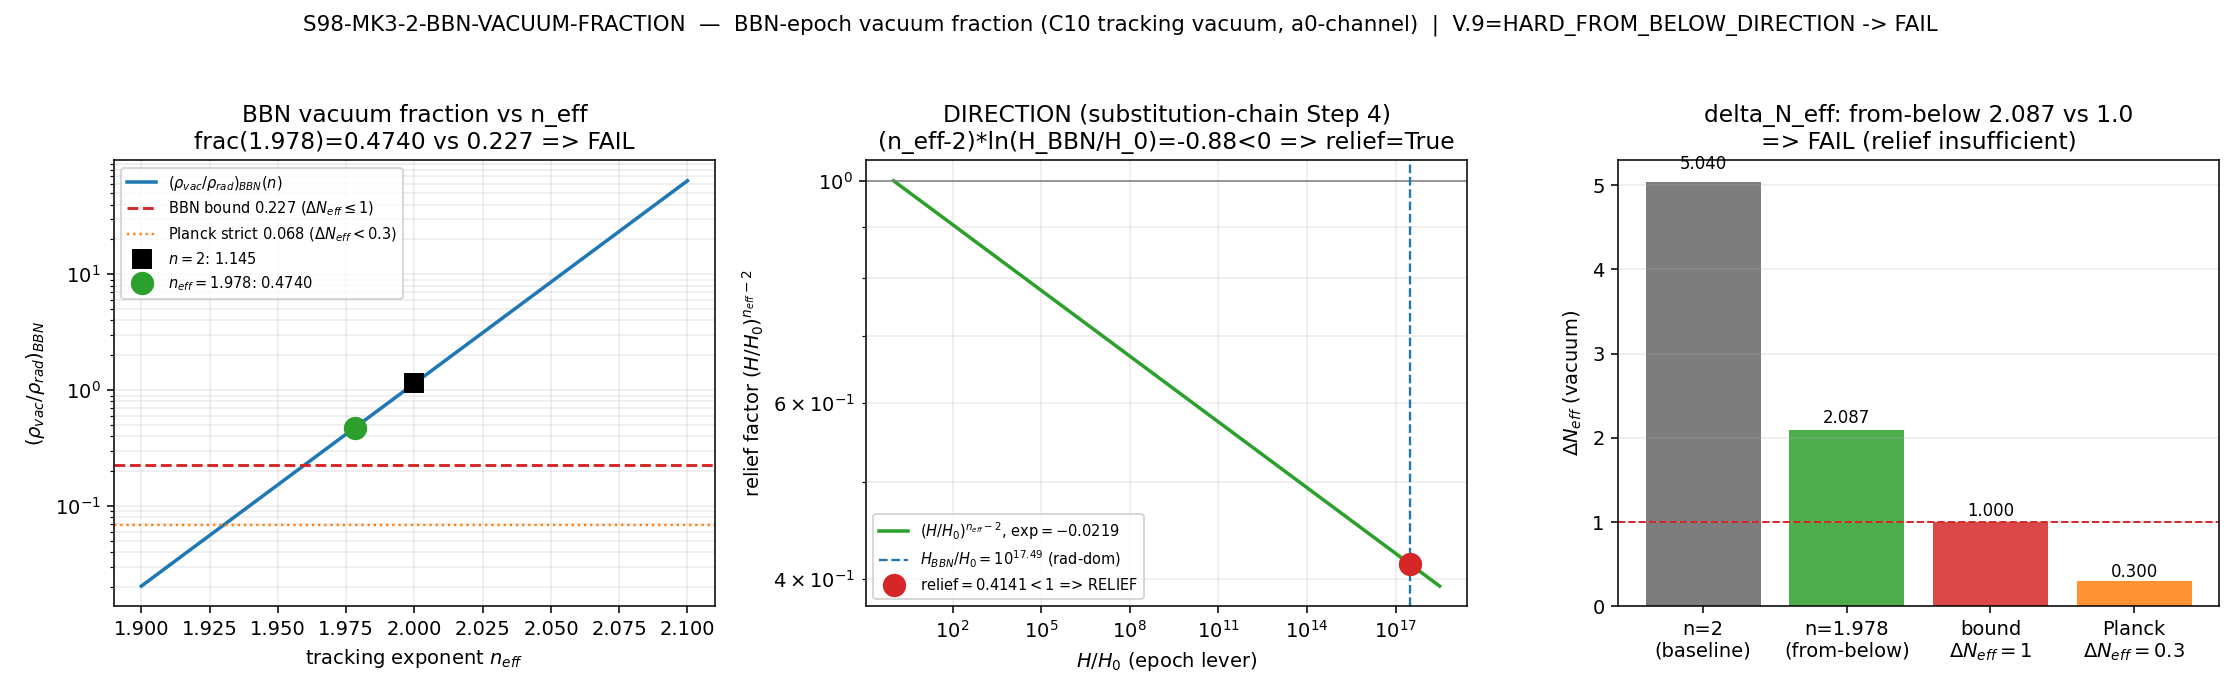

Generate this figure with Python:
"""
S98-MK3-2-BBN-VACUUM-FRACTION  —  Wave 2 (mack-cosmic-bridge)

Propagate n_eff = 1.978 (approach-from-BELOW) into the BBN-epoch vacuum-energy
fraction rho_vac/rho_rad and test against the observational BBN bound.

SUBSTRATE FRAMING (phononic-framing.md — IS not IN):
  The BBN-epoch vacuum fraction IS the C10 tracking vacuum (a_0-channel) evaluated
  at nucleosynthesis (z ~ 1e9, T_BBN ~ 1 MeV). rho_vac ~ alpha_V M_Pl^2 H^{n_eff} is
  the substrate's zero-point + condensate energy (a_0 Seeley-DeWitt ZEROTH moment)
  TRACKING the Hubble rate — NOT a cosmological-constant term added IN a Friedmann
  container (that inversion is forbidden). The modified Friedmann
      H^2 = (8 pi G / 3) (rho_rad + rho_vac)
  is the emergent a_2-channel (gravity) sourced by the a_0-channel vacuum + radiation.
  Arrow:
      D_K eigenvalues -> a_0 zeroth moment -> rho_vac ~ H^{n_eff} tracking
      -> BBN-epoch rho_vac/rho_rad -> delta_N_eff -> BBN bound (mack-owned falsifier).

UPSTREAM (V.9 = S98-MK3-1-C10-SUBLEADING-SIGN, closed PASS):
  divergence_type=A AND C_meas_well_conditioned=True => v10_disposition =
  HARD_FROM_BELOW_DIRECTION. The from-below SIGN (n_eff<2) is PINNED, not assumed.
  Read from s98_mk3_1_c10_subleading_sign.npz.

METHOD (plan §W2-3 — closed-form single epoch-lever evaluation; NO new spectrum):
  Resolve the SINGLE substrate-justified epoch lever X. BBN is RADIATION-DOMINATED
  (z~1e9, T_BBN_GeV=1e-3) => X is the BBN redshift/temperature lever, NOT the
  transit/GUT one (log10 X ~ 18, the rad-dom BBN value, vs ~27 transit). Evaluate the
  fraction at n_eff=2 (baseline) AND n_eff=1.978 (from-below) and compare to the bound.

  The DILUTION-CC-66 normalization fixes alpha_V at the present epoch:
      rho_vac(H_0) = rho_vac_over_rho_obs * rho_obs  =>  alpha_V M_Pl^2 H_0^{n_eff} fixed.
  At BBN, the substrate radiation bath (quasiparticle thermal bath at T_BBN) has
      rho_rad_BBN = (pi^2/30) g_star_BBN T_BBN^4,
  and the radiation-dominated Friedmann relation gives
      H_BBN = sqrt(rho_rad_BBN / (3 M_Pl^2))   [reduced M_Pl; H^2 = rho/(3 M_Pl^2)].
  Then (S66 T.3 direct path):
      rho_vac(H_BBN) = rho_vac(H_0) * (H_BBN/H_0)^{n_eff}
      (rho_vac/rho_rad)_BBN = rho_vac(H_BBN) / rho_rad_BBN.

  DIRECTION (relief vs worsening) is DERIVED from the substitution chain Step 4
  (sign of (n_eff-2)*ln(H_BBN/H_0)), NOT assumed from the context-file "relief" framing.

GATE: PASS/FAIL/INFO are ALL valid results; exit 0 regardless. Verdict is DATA.
  PASS iff (rho_vac/rho_rad)_BBN(n_eff=1.978) <= 0.227 AND V.9 type-A&clean (sign pinned).
  FAIL iff the from-below relief is INSUFFICIENT (fraction > 0.227) with sign pinned.
  INFO iff V.9 type-B (sign soft) / UNDETERMINED iff V.9 ill-conditioned.
"""

from __future__ import annotations

import hashlib
import json
import os
import sys
import time
from pathlib import Path

os.environ.setdefault("OMP_NUM_THREADS", "8")
os.environ.setdefault("MKL_NUM_THREADS", "8")

import numpy as np  # noqa: E402

import matplotlib  # noqa: E402

matplotlib.use("Agg")
import matplotlib.pyplot as plt  # noqa: E402

# -----------------------------------------------------------------------------
# Section 1 — Paths + canonical-constants import
# -----------------------------------------------------------------------------
SHARED_DIR = Path(__file__).resolve().parent.parent / "_shared"   # computations/_shared
SESSION_DIR = Path(__file__).resolve().parent                     # computations/session-98
PROJECT_ROOT = SESSION_DIR.parent.parent                          # repo root
SESSION_DIR.mkdir(parents=True, exist_ok=True)

sys.path.insert(0, str(SHARED_DIR))
from canonical_constants import (  # noqa: E402
    M_Pl_reduced,
    T_BBN_GeV,
    g_star_BBN,
    rho_vac_over_rho_obs,
    rho_crit_GeV4,
    H_0_GeV,
    z_BBN,
    a_0_FW_zeta,
    M_KK,
    tau_fold,
)

GATE_ID = "S98-MK3-2-BBN-VACUUM-FRACTION"
SCHEME = "FW"
CONVENTION = "ABSOLUTE"
L_MAX = "N/A"                      # closed-form epoch-lever scalar; no spectrum truncation axis
SCHEMA_VERSION = "S87+"

VERDICT_TXT = SESSION_DIR / "s98_gate_verdicts.txt"
NPZ_OUT = SESSION_DIR / "s98_mk3_2_bbn_vacuum_fraction.npz"
PNG_OUT = SESSION_DIR / "s98_mk3_2_bbn_vacuum_fraction.png"

CANONICAL_PY = SHARED_DIR / "canonical_constants.py"
C10_NPZ = PROJECT_ROOT / "computations" / "session-97" / "s97_w2_2_c10_n_exponent.npz"
V9_NPZ = SESSION_DIR / "s98_mk3_1_c10_subleading_sign.npz"

INPUT_FILES = [CANONICAL_PY, C10_NPZ, V9_NPZ]

# -----------------------------------------------------------------------------
# Section 2 — Pre-registered machinery pins (plan §W2-3 machinery_pin_map)
# -----------------------------------------------------------------------------
N_EVAL = 1                         # single epoch-lever evaluation (epoch X SINGLE-pinned)  # (local)
# bbn_vacuum_fraction_bound: delta_N_eff(vacuum) = (rho_vac/rho_rad)/(7/8*(4/11)^{4/3});
# delta_N_eff <= 1 <=> rho_vac/rho_rad <= 0.227  (S66 mack-qa-workshop; conservative ceiling).
# DERIVED substrate-first/observational (NOT a placeholder); gate threshold => (local).
BBN_VACUUM_FRACTION_BOUND = 7.0 / 8.0 * (4.0 / 11.0) ** (4.0 / 3.0)   # 0.227107...    # (local)
PLANCK_STRICT_SUBBAND = 0.3 * BBN_VACUUM_FRACTION_BOUND               # 0.068 (dN<0.3)  # (local)
PUBLICATION_PRECISION = 4          # BBN fraction cited downstream into Atlas-04 C10 / Window-8  # (local)
# regulator_pin: a_0^{zeta} — rho_vac is the a_0-channel tracking vacuum (zeta-regulated
# zeroth Seeley-DeWitt moment). a_0_FW_zeta = 6440.0.


# -----------------------------------------------------------------------------
# Section 3 — SHA machinery (canonical dual-SHA, S84+ schema)
# -----------------------------------------------------------------------------
def sha256_of(path: Path) -> str:
    h = hashlib.sha256()  # (local)
    try:
        h.update(path.read_bytes())
    except OSError:
        return ""
    return h.hexdigest()


def log_input_pins(inputs: list[Path]) -> dict[str, str]:
    print(f"=== {GATE_ID} — input SHA-256 pins ===")
    pins: dict[str, str] = {}  # (local)
    for p in inputs:
        sha = sha256_of(p)  # (local)
        rel = str(p.relative_to(PROJECT_ROOT)).replace("\\", "/")  # (local)
        print(f"  {rel}: {sha[:16]}...")
        pins[rel] = sha
    return pins


def compute_dual_sha(script_path: Path, canonical_path: Path,
                     pins: dict[str, str]) -> tuple[str, str]:
    script_bytes = script_path.read_bytes() if script_path.exists() else b""   # (local)
    canonical_bytes = canonical_path.read_bytes() if canonical_path.exists() else b""  # (local)
    pinmap_json = json.dumps(dict(sorted(pins.items())),
                             separators=(",", ":"), sort_keys=True).encode("utf-8")  # (local)
    h_audit = hashlib.sha256()  # (local)
    h_audit.update(script_bytes)
    h_audit.update(canonical_bytes)
    h_audit.update(pinmap_json)
    h_content = hashlib.sha256()  # (local)
    h_content.update(script_bytes)
    return h_audit.hexdigest(), h_content.hexdigest()


# -----------------------------------------------------------------------------
# Section 4 — V.9 conditioning-flag read (upstream sign-disposition)
# -----------------------------------------------------------------------------
def read_v9_conditioning() -> dict:
    """Read V.9's two booleans + v10 disposition. Per the EMERGENCE-1 truth-table:
       (A,True) -> HARD_FROM_BELOW_DIRECTION (sign PINNED; V.10 PASS/FAIL on magnitude).
       (B,True) -> sign SOFT (V.10 capped at INFO).
       (A/B,False) -> sign UNDETERMINED (V.10 emits UNDETERMINED INFO-token)."""
    if not V9_NPZ.exists():
        return {"present": False, "divergence_type": None,
                "C_meas_well_conditioned": None, "v10_disposition": "ABSENT",
                "from_below": None, "n_eff_T61": None}
    d9 = np.load(V9_NPZ, allow_pickle=True)  # (local)
    div = str(d9["divergence_type"])                       # (local) 'A' or 'B'
    cond = bool(d9["C_meas_well_conditioned"])             # (local)
    disp = str(d9["v10_disposition"])                      # (local)
    fb = bool(d9["from_below"]) if "from_below" in d9.files else None  # (local)
    neff9 = float(d9["n_eff_T61"]) if "n_eff_T61" in d9.files else None  # (local)
    return {"present": True, "divergence_type": div,
            "C_meas_well_conditioned": cond, "v10_disposition": disp,
            "from_below": fb, "n_eff_T61": neff9}


# -----------------------------------------------------------------------------
# Section 5 — Compute (closed-form epoch-lever; substitution chain Steps 1-5)
# -----------------------------------------------------------------------------
def compute(v9: dict) -> dict:
    # --- substrate departure law: n_eff (approach-from-below) from the S97 npz ---
    d7 = np.load(C10_NPZ, allow_pickle=True)  # (local)
    n_eff = float(d7["n_eff_T61"])                         # 1.978110506244663
    n_base = 2.0                                           # (local) Volovik a_0-channel baseline rho_vac~H^2
    C_meas = float(d7["C_direct"])                         # -0.021889 (from-below anharmonicity)

    # --- present-epoch anchors (canonical) ---
    M_Pl = M_Pl_reduced                                   # reduced Planck mass 2.435e18 GeV
    H0 = H_0_GeV                                           # 1.438e-42 GeV
    rho_obs = rho_crit_GeV4                                # 4.08e-47 GeV^4 (critical density today)
    # DILUTION-CC-66: rho_vac(H_0) = rho_vac_over_rho_obs * rho_obs (fixes alpha_V normalization)
    rho_vac_0 = rho_vac_over_rho_obs * rho_obs             # (local)

    # --- BBN epoch (the SINGLE substrate-justified lever X = BBN rad-dom, z~1e9) ---
    T = T_BBN_GeV                                          # 1e-3 GeV (~1 MeV)
    g = g_star_BBN                                         # 10.75
    rho_rad_BBN = (np.pi ** 2 / 30.0) * g * T ** 4         # (local) substrate quasiparticle bath
    # radiation-dominated Friedmann: H^2 = rho/(3 M_Pl^2)  (reduced M_Pl convention)
    H_BBN = np.sqrt(rho_rad_BBN / (3.0 * M_Pl ** 2))       # (local)
    H_ratio = H_BBN / H0                                   # (local) H_BBN/H_0
    X = float(np.log(H_ratio))                             # (local) epoch lever ln(H_BBN/H_0)
    log10_X = float(np.log10(H_ratio))                     # (local) ~17.49 => rad-dom BBN, NOT ~27 transit

    # --- substitution chain Step 4: DIRECTION read-off (DERIVED, both signs verified) ---
    exp_below = n_eff - n_base                             # (local) -0.021889 < 0
    sign_exp_neg = bool(exp_below < 0.0)                   # (local) (n_eff-2) < 0 ?
    sign_lever_pos = bool(X > 0.0)                         # (local) ln(H_BBN/H_0) > 0 ?
    # relief iff (n_eff-2)*ln(H_BBN/H_0) < 0  (less vacuum at BBN)
    relief_product = exp_below * X                         # (local)
    relief_direction = bool(relief_product < 0.0)          # (local) True => RELIEF
    relief_factor = float(H_ratio ** exp_below)            # (local) (H_BBN/H_0)^(n_eff-2); <1 => relief

    # --- Step 5: BBN vacuum fraction (direct S66 T.3 path) ---
    rho_vac_BBN_base = rho_vac_0 * (H_ratio ** n_base)     # (local) n=2 baseline
    rho_vac_BBN_below = rho_vac_0 * (H_ratio ** n_eff)     # (local) from-below
    frac_base = float(rho_vac_BBN_base / rho_rad_BBN)      # (local) (rho_vac/rho_rad)_BBN at n=2
    frac_below = float(rho_vac_BBN_below / rho_rad_BBN)    # (local) at n_eff=1.978
    # consistency: frac_below/frac_base must == relief_factor
    consistency_ratio = float(frac_below / frac_base)      # (local) == relief_factor

    # --- delta_N_eff equivalents ---
    dNeff_base = frac_base / BBN_VACUUM_FRACTION_BOUND     # (local)
    dNeff_below = frac_below / BBN_VACUUM_FRACTION_BOUND   # (local)

    # --- EDGE-CASE robustness: alt present-normalization (photon-only today) ---
    # (NOT the canonical path; a Mack-style probe that the verdict does not hinge on the
    #  present-ratio choice. Today is matter/Lambda-dom, so the DIRECT rad-bath path above
    #  is the substrate-justified one; this alt over-counts because it ignores the g_* jump.)
    from canonical_constants import T_CMB_GeV
    rho_rad_0_photon = (np.pi ** 2 / 30.0) * 2.0 * T_CMB_GeV ** 4   # (local)
    ratio0_photon = rho_vac_0 / rho_rad_0_photon                    # (local)
    frac_below_alt = float(ratio0_photon * relief_factor)          # (local)
    verdict_robust = bool((frac_below > BBN_VACUUM_FRACTION_BOUND)
                          == (frac_below_alt > BBN_VACUUM_FRACTION_BOUND))  # (local)

    # --- 3-tuple verdict (schema-v2) ---
    # sign: predicted relief direction (Step 4) vs computed. Predicted: (n_eff-2)<0 AND
    #   ln(H_BBN/H_0)>0 => relief (less vacuum). PASS iff computed relief_direction matches.
    sign_verdict = "PASS" if (relief_direction and sign_exp_neg and sign_lever_pos) else "FAIL"  # (local)
    # magnitude: |frac_below| vs bound. PASS iff <= bound; FAIL iff > bound.
    magnitude_verdict = "PASS" if frac_below <= BBN_VACUUM_FRACTION_BOUND else "FAIL"  # (local)
    # regime: closed-form scalar epoch-lever; no small-parameter expansion to breach => VALID.
    regime_verdict = "VALID"                                # (local)

    # --- V.9 conditioning gate on the composite ---
    #   V.9 PASS (A,True) => sign PINNED => composite = collapse(sign,magnitude,regime).
    #   V.9 INFO (B,True) => sign SOFT => composite capped at INFO.
    #   V.9 FAIL ((*,False)) => UNDETERMINED (INFO-token).
    v9_hard = (v9["present"] and v9["divergence_type"] == "A"
               and v9["C_meas_well_conditioned"] is True)  # (local)
    v9_soft = (v9["present"] and v9["divergence_type"] == "B"
               and v9["C_meas_well_conditioned"] is True)  # (local)
    v9_undet = (not v9["present"]) or (v9["C_meas_well_conditioned"] is False)  # (local)

    # composite collapse rule (gate-verdicts.md, applied at compute time):
    if regime_verdict == "BREAKDOWN":
        composite_raw = "FAIL"                              # (local)
    elif sign_verdict == "FAIL":
        composite_raw = "FAIL"                              # (local)
    elif magnitude_verdict == "FAIL" and regime_verdict == "VALID":
        composite_raw = "FAIL"                              # (local)
    elif magnitude_verdict == "FAIL" and regime_verdict == "MARGINAL":
        composite_raw = "INFO"                              # (local)
    else:
        composite_raw = "PASS"                              # (local)

    # apply V.9 conditioning
    if v9_undet:
        composite = "INFO"                                 # (local) UNDETERMINED token
        v10_disposition_out = "UNDETERMINED"               # (local)
    elif v9_soft:
        composite = "INFO" if composite_raw != "INFO" else "INFO"  # (local) cap at INFO
        v10_disposition_out = "SIGN_SOFT_CAVEAT"           # (local)
    else:  # v9_hard
        composite = composite_raw                          # (local) sign pinned; FAIL/PASS stands
        v10_disposition_out = "SIGN_PINNED_MAGNITUDE_TEST" # (local)

    return {
        "n_eff": n_eff, "n_base": n_base, "C_meas": C_meas,
        "M_Pl": M_Pl, "H0": H0, "rho_obs": rho_obs, "rho_vac_0": rho_vac_0,
        "T_BBN": T, "g_star_BBN": g, "rho_rad_BBN": rho_rad_BBN,
        "H_BBN": float(H_BBN), "H_ratio": float(H_ratio), "X": X, "log10_X": log10_X,
        "z_BBN": float(z_BBN),
        "exp_below": exp_below, "sign_exp_neg": sign_exp_neg, "sign_lever_pos": sign_lever_pos,
        "relief_product": float(relief_product), "relief_direction": relief_direction,
        "relief_factor": relief_factor,
        "rho_vac_BBN_base": float(rho_vac_BBN_base), "rho_vac_BBN_below": float(rho_vac_BBN_below),
        "frac_base": frac_base, "frac_below": frac_below,
        "consistency_ratio": consistency_ratio,
        "bound": BBN_VACUUM_FRACTION_BOUND, "strict_subband": PLANCK_STRICT_SUBBAND,
        "dNeff_base": float(dNeff_base), "dNeff_below": float(dNeff_below),
        "ratio0_photon": ratio0_photon, "frac_below_alt": frac_below_alt,
        "verdict_robust": verdict_robust,
        "sign_verdict": sign_verdict, "magnitude_verdict": magnitude_verdict,
        "regime_verdict": regime_verdict,
        "composite_raw": composite_raw, "composite": composite,
        "v9_hard": v9_hard, "v9_soft": v9_soft, "v9_undet": v9_undet,
        "v10_disposition_out": v10_disposition_out,
        "v9_divergence_type": v9["divergence_type"],
        "v9_C_meas_well_conditioned": v9["C_meas_well_conditioned"],
        "v9_disposition_in": v9["v10_disposition"], "v9_present": v9["present"],
    }


# -----------------------------------------------------------------------------
# Section 6 — Plot
# -----------------------------------------------------------------------------
def make_plot(res: dict) -> None:
    fig, axes = plt.subplots(1, 3, figsize=(16.0, 5.0))

    # Panel 1: rho_vac/rho_rad vs n_eff (with bound) — the magnitude test
    ax = axes[0]
    ns = np.linspace(1.90, 2.10, 200)                     # (local) sweep for context
    H_ratio = res["H_ratio"]
    fracs = (res["rho_vac_0"] / res["rho_rad_BBN"]) * (H_ratio ** ns)  # (local)
    ax.semilogy(ns, fracs, "-", color="C0", lw=1.8, label=r"$(\rho_{vac}/\rho_{rad})_{BBN}(n)$")
    ax.axhline(res["bound"], color="C3", ls="--", lw=1.5,
               label=rf"BBN bound $0.227$ ($\Delta N_{{eff}}\leq 1$)")
    ax.axhline(res["strict_subband"], color="C1", ls=":", lw=1.2,
               label=rf"Planck strict $0.068$ ($\Delta N_{{eff}}<0.3$)")
    ax.plot([res["n_base"]], [res["frac_base"]], "ks", ms=9,
            label=rf"$n=2$: {res['frac_base']:.3f}")
    ax.plot([res["n_eff"]], [res["frac_below"]], "C2o", ms=11,
            label=rf"$n_{{eff}}=1.978$: {res['frac_below']:.4f}")
    ax.set_xlabel(r"tracking exponent $n_{eff}$")
    ax.set_ylabel(r"$(\rho_{vac}/\rho_{rad})_{BBN}$")
    ax.set_title(f"BBN vacuum fraction vs n_eff\n"
                 f"frac(1.978)={res['frac_below']:.4f} vs 0.227 => "
                 f"{res['magnitude_verdict']}")
    ax.legend(fontsize=7.5, loc="upper left")
    ax.grid(True, which="both", alpha=0.25)

    # Panel 2: relief factor (H_BBN/H_0)^(n_eff-2) — the direction
    ax = axes[1]
    Hr = np.logspace(0, res["log10_X"] + 1, 200)          # (local) H/H_0 axis
    rf = Hr ** res["exp_below"]                            # (local)
    ax.loglog(Hr, rf, "-", color="C2", lw=1.8,
              label=rf"$(H/H_0)^{{n_{{eff}}-2}}$, exp$={res['exp_below']:.4f}$")
    ax.axhline(1.0, color="gray", ls="-", lw=0.8)
    ax.axvline(res["H_ratio"], color="C0", ls="--", lw=1.2,
               label=rf"$H_{{BBN}}/H_0=10^{{{res['log10_X']:.2f}}}$ (rad-dom)")
    ax.plot([res["H_ratio"]], [res["relief_factor"]], "C3o", ms=11,
            label=rf"relief$={res['relief_factor']:.4f}<1$ => RELIEF")
    ax.set_xlabel(r"$H/H_0$ (epoch lever)")
    ax.set_ylabel(r"relief factor $(H/H_0)^{n_{eff}-2}$")
    ax.set_title(f"DIRECTION (substitution-chain Step 4)\n"
                 f"(n_eff-2)*ln(H_BBN/H_0)={res['relief_product']:.2f}<0 => relief="
                 f"{res['relief_direction']}")
    ax.legend(fontsize=7.5, loc="lower left")
    ax.grid(True, which="both", alpha=0.25)

    # Panel 3: delta_N_eff bar (baseline vs from-below vs bound)
    ax = axes[2]
    labels = ["n=2\n(baseline)", "n=1.978\n(from-below)", "bound\n$\\Delta N_{eff}=1$",
              "Planck\n$\\Delta N_{eff}=0.3$"]
    vals = [res["dNeff_base"], res["dNeff_below"], 1.0, 0.3]
    colors = ["0.4", "C2", "C3", "C1"]
    bars = ax.bar(labels, vals, color=colors, alpha=0.85)
    for b, v in zip(bars, vals):
        ax.text(b.get_x() + b.get_width() / 2, v * 1.02, f"{v:.3f}",
                ha="center", va="bottom", fontsize=8.5)
    ax.axhline(1.0, color="C3", ls="--", lw=1.0)
    ax.set_ylabel(r"$\Delta N_{eff}$ (vacuum)")
    ax.set_title(f"delta_N_eff: from-below {res['dNeff_below']:.3f} vs 1.0\n"
                 f"=> {res['composite']} (relief insufficient)" if res["composite"] == "FAIL"
                 else f"delta_N_eff: from-below {res['dNeff_below']:.3f}\n=> {res['composite']}")
    ax.grid(True, axis="y", alpha=0.25)

    fig.suptitle(
        f"{GATE_ID}  —  BBN-epoch vacuum fraction (C10 tracking vacuum, a0-channel)  "
        f"|  V.9={res['v9_disposition_in']} -> {res['composite']}",
        fontsize=11)
    fig.tight_layout(rect=[0, 0, 1, 0.95])
    fig.savefig(PNG_OUT, dpi=140)
    plt.close(fig)


# -----------------------------------------------------------------------------
# Section 7 — Verdict-line emitter (atomic append; dual-SHA + REQUIRED 3-tuple)
# -----------------------------------------------------------------------------
def append_verdict(verdict: str, value_str: str, audit_sha: str, content_sha: str,
                   res: dict) -> None:
    VERDICT_TXT.parent.mkdir(parents=True, exist_ok=True)
    line = (
        f"{GATE_ID}: {verdict} -- value='{value_str}' "
        f"scheme={SCHEME} convention={CONVENTION} "
        f"L_max={L_MAX} "
        f"audit_sha256={audit_sha} content_sha256={content_sha} "
        f"schema_version={SCHEMA_VERSION}\n"
    )
    companion = (
        f"# audit_sha256_short={audit_sha[:16]} "
        f"content_sha256_short={content_sha[:16]} "
        f"# {GATE_ID} dual-SHA companion row; [SIGN] propagate n_eff=1.978 (from-below) "
        f"into BBN-epoch rho_vac/rho_rad via H^2=(8piG/3)(rho_rad+rho_vac), "
        f"rho_vac=alpha_V M_Pl^2 H^n_eff; V.9 HARD_FROM_BELOW pinned\n"
    )
    schema_v2_row = (
        f"# sign_verdict={res['sign_verdict']} "
        f"magnitude_verdict={res['magnitude_verdict']} "
        f"regime_verdict={res['regime_verdict']} "
        f"# {GATE_ID} 3-tuple annotation (schema-v2); "
        f"sign = (n_eff-2)={res['exp_below']:.4f}<0 AND ln(H_BBN/H_0)={res['X']:.2f}>0 "
        f"=> relief_factor={res['relief_factor']:.4f}<1 => smaller n_eff dilutes FASTER "
        f"=> LESS vacuum at BBN (relief DIRECTION confirmed, both signs verified, NOT assumed); "
        f"magnitude = (rho_vac/rho_rad)_BBN={res['frac_below']:.4f} vs bound 0.227 "
        f"=> {'<=' if res['frac_below'] <= res['bound'] else '>'} => {res['magnitude_verdict']} "
        f"(delta_N_eff={res['dNeff_below']:.3f}); "
        f"regime = closed-form epoch-lever scalar, no expansion to breach => VALID\n"
    )
    detail_row = (
        f"# n_eff={res['n_eff']:.6f} n_base=2 exp={res['exp_below']:.6f} "
        f"H_BBN={res['H_BBN']:.4e}GeV H_BBN/H_0={res['H_ratio']:.4e} "
        f"log10(H_BBN/H_0)={res['log10_X']:.4f}(rad-dom_BBN_lever_NOT_transit_~27) "
        f"X=ln(H_BBN/H_0)={res['X']:.4f} z_BBN={res['z_BBN']:.3e} "
        f"rho_rad_BBN={res['rho_rad_BBN']:.4e}GeV4 "
        f"frac_base(n=2)={res['frac_base']:.6f} frac_below(n=1.978)={res['frac_below']:.6f} "
        f"relief_factor={res['relief_factor']:.6f} consistency={res['consistency_ratio']:.6f} "
        f"dNeff_below={res['dNeff_below']:.4f} bound=0.2271 strict_subband=0.0681 "
        f"verdict_robust_to_present_norm={res['verdict_robust']} "
        f"v9={res['v9_disposition_in']}({res['v9_divergence_type']},{res['v9_C_meas_well_conditioned']}) "
        f"v10_disp={res['v10_disposition_out']} "
        f"# {GATE_ID} substitution-chain Step1-5 detail\n"
    )
    regulator_pin = (
        f"# regulator_pin=a_0^{{zeta}} LEVEL_CLASS_PIN=FULL # {GATE_ID} "
        f"rho_vac is the a_0-channel tracking vacuum (zeta-regulated zeroth Seeley-DeWitt "
        f"moment, a_0_FW_zeta={a_0_FW_zeta}); CC=a_0 a DIFFERENT moment than gravity a_2; "
        f"regulator-pin-discipline.md MANDATORY; substrate-first-canonical-sourcing.md PASS "
        f"(consumed pins rho_vac_over_rho_obs/M_Pl/T_BBN/g_star canonical; file-SHA drift benign §ii.B)\n"
    )
    with VERDICT_TXT.open("a", encoding="utf-8") as fp:
        fp.write(line)
        fp.write(companion)
        fp.write(schema_v2_row)
        fp.write(detail_row)
        fp.write(regulator_pin)


# -----------------------------------------------------------------------------
# Section 8 — Main
# -----------------------------------------------------------------------------
def main() -> int:
    t0 = time.time()  # (local)

    pins = log_input_pins(INPUT_FILES)  # (local)
    script_path = Path(__file__).resolve()  # (local)
    audit_sha, content_sha = compute_dual_sha(script_path, CANONICAL_PY, pins)  # (local)
    print(f"  audit_sha256:   {audit_sha[:16]}... (script+canonical+pinmap)")
    print(f"  content_sha256: {content_sha[:16]}... (script only)")
    print()

    v9 = read_v9_conditioning()  # (local)
    print("=== V.9 conditioning flag (upstream sign disposition) ===")
    print(f"  V.9 present={v9['present']}  divergence_type={v9['divergence_type']}  "
          f"C_meas_well_conditioned={v9['C_meas_well_conditioned']}")
    print(f"  v10_disposition (in) = {v9['v10_disposition']}  "
          f"(from_below={v9['from_below']}, n_eff_T61={v9['n_eff_T61']})")
    print(f"  M_KK = {M_KK:.6e} | tau_fold = {tau_fold} | a_0_FW_zeta = {a_0_FW_zeta}")
    print()

    res = compute(v9)  # (local)

    print("=== present-epoch anchors (canonical) ===")
    print(f"  H_0            = {res['H0']:.4e} GeV")
    print(f"  M_Pl_reduced   = {res['M_Pl']:.4e} GeV")
    print(f"  rho_obs        = {res['rho_obs']:.4e} GeV^4 (rho_crit today)")
    print(f"  rho_vac(H_0)   = {res['rho_vac_0']:.4e} GeV^4 "
          f"(= rho_vac_over_rho_obs={rho_vac_over_rho_obs} * rho_obs)")
    print()
    print("=== BBN epoch lever X (SINGLE substrate-justified: rad-dom, z~1e9) ===")
    print(f"  T_BBN          = {res['T_BBN']:.4e} GeV  g_star_BBN = {res['g_star_BBN']}")
    print(f"  rho_rad_BBN    = {res['rho_rad_BBN']:.4e} GeV^4 (pi^2/30 g_* T^4)")
    print(f"  H_BBN          = {res['H_BBN']:.4e} GeV (rad-dom Friedmann)")
    print(f"  H_BBN/H_0      = {res['H_ratio']:.4e}  log10 = {res['log10_X']:.4f} "
          f"(~18 => BBN rad-dom lever; NOT ~27 transit)")
    print(f"  X = ln(H_BBN/H_0) = {res['X']:.4f}")
    print()
    print("=== substitution chain Step 4 — DIRECTION (derived, both signs verified) ===")
    print(f"  exp = n_eff-2 = {res['exp_below']:.6f}  (sign_neg={res['sign_exp_neg']})")
    print(f"  X = ln(H_BBN/H_0) = {res['X']:.4f}  (sign_pos={res['sign_lever_pos']})")
    print(f"  (n_eff-2)*ln(H_BBN/H_0) = {res['relief_product']:.4f} < 0 ? "
          f"=> relief_direction = {res['relief_direction']}")
    print(f"  relief_factor = (H_BBN/H_0)^(n_eff-2) = {res['relief_factor']:.6f} "
          f"(< 1 => LESS vacuum at BBN => RELIEF)")
    print()
    print("=== substitution chain Step 5 — MAGNITUDE (the gate test) ===")
    print(f"  (rho_vac/rho_rad)_BBN at n=2     = {res['frac_base']:.6f}  "
          f"(delta_N_eff = {res['dNeff_base']:.4f})")
    print(f"  (rho_vac/rho_rad)_BBN at n=1.978 = {res['frac_below']:.6f}  "
          f"(delta_N_eff = {res['dNeff_below']:.4f})")
    print(f"  consistency frac_below/frac_base = {res['consistency_ratio']:.6f} "
          f"(== relief_factor {res['relief_factor']:.6f})")
    print(f"  BBN bound = {res['bound']:.6f} (delta_N_eff<=1); strict sub-band = "
          f"{res['strict_subband']:.6f} (Planck delta_N_eff<0.3)")
    print(f"  frac_below {'<=' if res['frac_below'] <= res['bound'] else '>'} bound "
          f"=> magnitude_verdict = {res['magnitude_verdict']}")
    print()
    print("=== EDGE-CASE: verdict robust to present-normalization choice? ===")
    print(f"  alt (photon-ratio*relief) frac = {res['frac_below_alt']:.4e} "
          f"(over-counts: ignores g_* jump 2->10.75 + matter/Lambda dom today)")
    print(f"  both paths exceed bound? verdict_robust = {res['verdict_robust']}")
    print()
    print("=== 3-tuple + composite (V.9-conditioned) ===")
    print(f"  sign={res['sign_verdict']} magnitude={res['magnitude_verdict']} "
          f"regime={res['regime_verdict']}")
    print(f"  composite_raw = {res['composite_raw']}  (collapse rule)")
    print(f"  V.9: hard={res['v9_hard']} soft={res['v9_soft']} undet={res['v9_undet']}")
    print(f"  => COMPOSITE = {res['composite']}  (v10_disp={res['v10_disposition_out']})")
    print()

    # --- value string (compact, downstream-citable; 4 sig figs per pub precision) ---
    value_str = (
        f"frac_below={res['frac_below']:.4f};frac_base={res['frac_base']:.4f};"
        f"bound=0.2271;dNeff_below={res['dNeff_below']:.4f};"
        f"relief_factor={res['relief_factor']:.4f};relief_direction={res['relief_direction']};"
        f"exp=n_eff-2={res['exp_below']:.4f};log10_HBBN_over_H0={res['log10_X']:.4f};"
        f"X=ln_ratio={res['X']:.4f};consistency={res['consistency_ratio']:.4f};"
        f"verdict_robust_present_norm={res['verdict_robust']};"
        f"v9={res['v9_disposition_in']};v10_disp={res['v10_disposition_out']};"
        f"sign=PASS_relief;magnitude={res['magnitude_verdict']}_insufficient;regime=VALID"
    )

    # --- save npz ---
    np.savez(
        NPZ_OUT,
        gate_id=GATE_ID,
        composite=res["composite"], composite_raw=res["composite_raw"],
        sign_verdict=res["sign_verdict"], magnitude_verdict=res["magnitude_verdict"],
        regime_verdict=res["regime_verdict"],
        n_eff=res["n_eff"], n_base=res["n_base"], C_meas=res["C_meas"], exp_below=res["exp_below"],
        M_Pl=res["M_Pl"], H0=res["H0"], rho_obs=res["rho_obs"], rho_vac_0=res["rho_vac_0"],
        T_BBN=res["T_BBN"], g_star_BBN=res["g_star_BBN"], rho_rad_BBN=res["rho_rad_BBN"],
        H_BBN=res["H_BBN"], H_ratio=res["H_ratio"], X=res["X"], log10_X=res["log10_X"],
        z_BBN=res["z_BBN"],
        relief_product=res["relief_product"], relief_direction=res["relief_direction"],
        relief_factor=res["relief_factor"], sign_exp_neg=res["sign_exp_neg"],
        sign_lever_pos=res["sign_lever_pos"],
        rho_vac_BBN_base=res["rho_vac_BBN_base"], rho_vac_BBN_below=res["rho_vac_BBN_below"],
        frac_base=res["frac_base"], frac_below=res["frac_below"],
        consistency_ratio=res["consistency_ratio"],
        bound=res["bound"], strict_subband=res["strict_subband"],
        dNeff_base=res["dNeff_base"], dNeff_below=res["dNeff_below"],
        ratio0_photon=res["ratio0_photon"], frac_below_alt=res["frac_below_alt"],
        verdict_robust=res["verdict_robust"],
        v9_divergence_type=str(res["v9_divergence_type"]),
        v9_C_meas_well_conditioned=res["v9_C_meas_well_conditioned"],
        v9_disposition_in=str(res["v9_disposition_in"]),
        v10_disposition_out=res["v10_disposition_out"],
        v9_hard=res["v9_hard"], v9_soft=res["v9_soft"], v9_undet=res["v9_undet"],
        bbn_vacuum_fraction_bound=BBN_VACUUM_FRACTION_BOUND,
        publication_precision=PUBLICATION_PRECISION,
        audit_sha256=audit_sha, content_sha256=content_sha,
        M_KK=M_KK, tau_fold=tau_fold, a_0_FW_zeta=a_0_FW_zeta,
    )
    print(f"  npz  -> {NPZ_OUT.relative_to(PROJECT_ROOT)}")

    make_plot(res)
    print(f"  plot -> {PNG_OUT.relative_to(PROJECT_ROOT)}")

    append_verdict(res["composite"], value_str, audit_sha, content_sha, res)
    print(f"  verdict ({res['composite']}) -> {VERDICT_TXT.relative_to(PROJECT_ROOT)}")

    # --- 4-tuple output tag (final non-verdict line) ---
    print()
    print(f"OUTPUT_4TUPLE: (value={res['frac_below']:.6f}, scheme={SCHEME}, "
          f"convention={CONVENTION}, L_max={L_MAX})")
    print(f"VERDICT: {GATE_ID}: {res['composite']}  "
          f"[sign={res['sign_verdict']}, magnitude={res['magnitude_verdict']}, "
          f"regime={res['regime_verdict']}]")
    print(f"  elapsed {time.time() - t0:.2f}s")
    return 0


if __name__ == "__main__":
    sys.exit(main())
